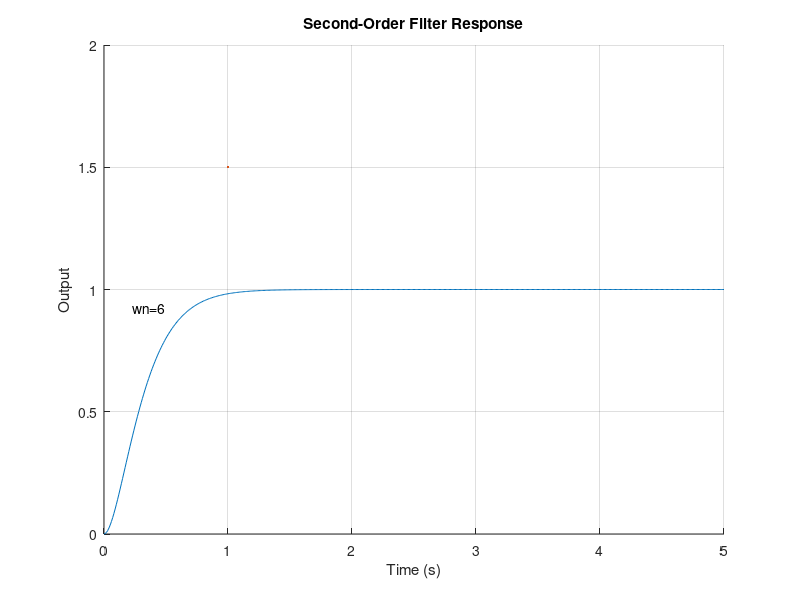

Source code (MATLAB):
% Parameters
sigma = 1;  % Damping ratio
wn = 6;     % Natural frequency
num = wn^2; % Numerator of transfer function
den = [1 2*sigma*wn wn^2]; % Denominator of transfer function

% Create transfer function
sys = tf(num, den);

% Time vector
t = 0:0.01:5; 

% Input signal (step function)
u = ones(size(t));

% Simulate response
[y, t] = lsim(sys, u, t);

% Plot response
figure(1); hold on;
% plot([0 t'],[0 u],LineWidth=1.5)
plot(t, y,LineWidth=1.5);
xlabel('Time (s)');
ylabel('Output');
title('Second-Order Filter Response');
grid on;
text(0.5, 0.9, 'wn=6', 'VerticalAlignment', 'bottom', 'HorizontalAlignment', 'right')
% text(0.4, 1.4, ' End', 'VerticalAlignment', 'top', 'HorizontalAlignment', 'left')
